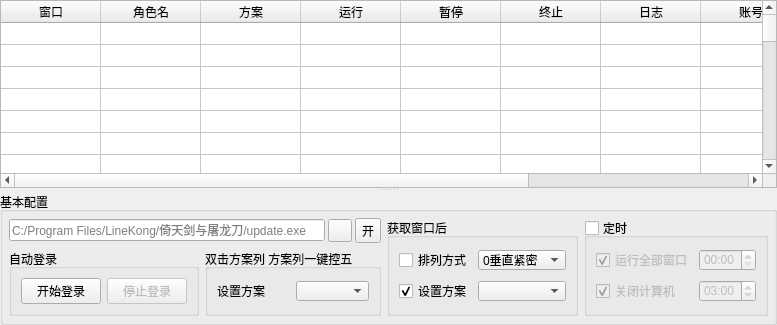
      <widget class="QWidget" name="page_console">
       <property name="minimumSize">
        <size>
         <width>0</width>
         <height>0</height>
        </size>
       </property>
       <layout class="QGridLayout" name="gridLayout_5">
        <property name="leftMargin">
         <number>0</number>
        </property>
        <property name="topMargin">
         <number>0</number>
        </property>
        <property name="rightMargin">
         <number>0</number>
        </property>
        <property name="bottomMargin">
         <number>0</number>
        </property>
        <item row="0" column="0">
         <widget class="QSplitter" name="splitter">
          <property name="orientation">
           <enum>Qt::Vertical</enum>
          </property>
          <widget class="QTableWidget" name="tbe_console">
           <property name="sizePolicy">
            <sizepolicy hsizetype="Expanding" vsizetype="Expanding">
             <horstretch>0</horstretch>
             <verstretch>0</verstretch>
            </sizepolicy>
           </property>
           <property name="maximumSize">
            <size>
             <width>16777215</width>
             <height>16777215</height>
            </size>
           </property>
           <property name="frameShadow">
            <enum>QFrame::Raised</enum>
           </property>
           <property name="sizeAdjustPolicy">
            <enum>QAbstractScrollArea::AdjustIgnored</enum>
           </property>
           <property name="editTriggers">
            <set>QAbstractItemView::CurrentChanged</set>
           </property>
           <property name="alternatingRowColors">
            <bool>false</bool>
           </property>
           <property name="showGrid">
            <bool>true</bool>
           </property>
           <property name="gridStyle">
            <enum>Qt::SolidLine</enum>
           </property>
           <property name="cornerButtonEnabled">
            <bool>false</bool>
           </property>
           <property name="rowCount">
            <number>60</number>
           </property>
           <attribute name="horizontalHeaderCascadingSectionResizes">
            <bool>true</bool>
           </attribute>
           <attribute name="horizontalHeaderMinimumSectionSize">
            <number>30</number>
           </attribute>
           <attribute name="horizontalHeaderStretchLastSection">
            <bool>true</bool>
           </attribute>
           <attribute name="verticalHeaderVisible">
            <bool>false</bool>
           </attribute>
           <attribute name="verticalHeaderMinimumSectionSize">
            <number>22</number>
           </attribute>
           <attribute name="verticalHeaderDefaultSectionSize">
            <number>22</number>
           </attribute>
           <attribute name="verticalHeaderStretchLastSection">
            <bool>false</bool>
           </attribute>
           <row>
            <property name="text">
             <string> 1 </string>
            </property>
            <property name="toolTip">
             <string>双击 垂直 表头, 显示/隐藏该窗口</string>
            </property>
           </row>
           <row>
            <property name="text">
             <string> 2 </string>
            </property>
            <property name="toolTip">
             <string>双击 垂直 表头, 显示/隐藏该窗口</string>
            </property>
           </row>
           <row>
            <property name="text">
             <string> 3 </string>
            </property>
            <property name="toolTip">
             <string>双击 垂直 表头, 显示/隐藏该窗口</string>
            </property>
           </row>
           <row>
            <property name="text">
             <string> 4 </string>
            </property>
            <property name="toolTip">
             <string>双击 垂直 表头, 显示/隐藏该窗口</string>
            </property>
           </row>
           <row>
            <property name="text">
             <string> 5 </string>
            </property>
            <property name="toolTip">
             <string>双击 垂直 表头, 显示/隐藏该窗口</string>
            </property>
           </row>
           <row>
            <property name="text">
             <string> 6 </string>
            </property>
            <property name="toolTip">
             <string>双击 垂直 表头, 显示/隐藏该窗口</string>
            </property>
           </row>
           <row>
            <property name="text">
             <string> 7 </string>
            </property>
            <property name="toolTip">
             <string>双击 垂直 表头, 显示/隐藏该窗口</string>
            </property>
           </row>
           <row>
            <property name="text">
             <string> 8 </string>
            </property>
            <property name="toolTip">
             <string>双击 垂直 表头, 显示/隐藏该窗口</string>
            </property>
            <property name="textAlignment">
             <set>AlignLeading|AlignVCenter</set>
            </property>
           </row>
           <row>
            <property name="text">
             <string> 9 </string>
            </property>
            <property name="toolTip">
             <string>双击 垂直 表头, 显示/隐藏该窗口</string>
            </property>
           </row>
           <row>
            <property name="text">
             <string>10</string>
            </property>
            <property name="toolTip">
             <string>双击 垂直 表头, 显示/隐藏该窗口</string>
            </property>
           </row>
           <row>
            <property name="text">
             <string>11</string>
            </property>
            <property name="toolTip">
             <string>双击 垂直 表头, 显示/隐藏该窗口</string>
            </property>
           </row>
           <row>
            <property name="text">
             <string>12</string>
            </property>
            <property name="toolTip">
             <string>双击 垂直 表头, 显示/隐藏该窗口</string>
            </property>
           </row>
           <row>
            <property name="text">
             <string>13</string>
            </property>
            <property name="toolTip">
             <string>双击 垂直 表头, 显示/隐藏该窗口</string>
            </property>
           </row>
           <row>
            <property name="text">
             <string>14</string>
            </property>
            <property name="toolTip">
             <string>双击 垂直 表头, 显示/隐藏该窗口</string>
            </property>
           </row>
           <row>
            <property name="text">
             <string>15</string>
            </property>
            <property name="toolTip">
             <string>双击 垂直 表头, 显示/隐藏该窗口</string>
            </property>
           </row>
           <row>
            <property name="text">
             <string>16</string>
            </property>
           </row>
           <row>
            <property name="text">
             <string>17</string>
            </property>
           </row>
           <row>
            <property name="text">
             <string>18</string>
            </property>
           </row>
           <row>
            <property name="text">
             <string>19</string>
            </property>
           </row>
           <row>
            <property name="text">
             <string>20</string>
            </property>
           </row>
           <row>
            <property name="text">
             <string>21</string>
            </property>
           </row>
           <row>
            <property name="text">
             <string>22</string>
            </property>
           </row>
           <row>
            <property name="text">
             <string>23</string>
            </property>
           </row>
           <row>
            <property name="text">
             <string>24</string>
            </property>
           </row>
           <row>
            <property name="text">
             <string>25</string>
            </property>
           </row>
           <row>
            <property name="text">
             <string>26</string>
            </property>
           </row>
           <row>
            <property name="text">
             <string>27</string>
            </property>
           </row>
           <row>
            <property name="text">
             <string>28</string>
            </property>
           </row>
           <row>
            <property name="text">
             <string>29</string>
            </property>
           </row>
           <row>
            <property name="text">
             <string>30</string>
            </property>
           </row>
           <row>
            <property name="text">
             <string>31</string>
            </property>
           </row>
           <row>
            <property name="text">
             <string>32</string>
            </property>
           </row>
           <row>
            <property name="text">
             <string>33</string>
            </property>
           </row>
           <row>
            <property name="text">
             <string>34</string>
            </property>
           </row>
           <row>
            <property name="text">
             <string>35</string>
            </property>
           </row>
           <row>
            <property name="text">
             <string>36</string>
            </property>
           </row>
           <row>
            <property name="text">
             <string>37</string>
            </property>
           </row>
           <row>
            <property name="text">
             <string>38</string>
            </property>
           </row>
           <row>
            <property name="text">
             <string>39</string>
            </property>
           </row>
           <row>
            <property name="text">
             <string>40</string>
            </property>
           </row>
           <row>
            <property name="text">
             <string>41</string>
            </property>
           </row>
           <row>
            <property name="text">
             <string>42</string>
            </property>
           </row>
           <row>
            <property name="text">
             <string>43</string>
            </property>
           </row>
           <row>
            <property name="text">
             <string>44</string>
            </property>
           </row>
           <row>
            <property name="text">
             <string>45</string>
            </property>
           </row>
           <row>
            <property name="text">
             <string>46</string>
            </property>
           </row>
           <row>
            <property name="text">
             <string>47</string>
            </property>
           </row>
           <row>
            <property name="text">
             <string>48</string>
            </property>
           </row>
           <row>
            <property name="text">
             <string>49</string>
            </property>
           </row>
           <row>
            <property name="text">
             <string>50</string>
            </property>
           </row>
           <row>
            <property name="text">
             <string>51</string>
            </property>
           </row>
           <row>
            <property name="text">
             <string>52</string>
            </property>
           </row>
           <row>
            <property name="text">
             <string>53</string>
            </property>
           </row>
           <row>
            <property name="text">
             <string>54</string>
            </property>
           </row>
           <row>
            <property name="text">
             <string>55</string>
            </property>
           </row>
           <row>
            <property name="text">
             <string>56</string>
            </property>
           </row>
           <row>
            <property name="text">
             <string>57</string>
            </property>
           </row>
           <row>
            <property name="text">
             <string>58</string>
            </property>
           </row>
           <row>
            <property name="text">
             <string>59</string>
            </property>
           </row>
           <row>
            <property name="text">
             <string>60</string>
            </property>
           </row>
           <column>
            <property name="text">
             <string>窗口</string>
            </property>
            <property name="toolTip">
             <string>双击表头获取全部游戏窗口句柄, 双击本列下的表项可显示激活该窗口</string>
            </property>
            <property name="textAlignment">
             <set>AlignCenter</set>
            </property>
           </column>
           <column>
            <property name="text">
             <string>角色名</string>
            </property>
            <property name="textAlignment">
             <set>AlignCenter</set>
            </property>
           </column>
           <column>
            <property name="text">
             <string>方案</string>
            </property>
            <property name="toolTip">
             <string>双击表头可全部设置方案</string>
            </property>
            <property name="textAlignment">
             <set>AlignCenter</set>
            </property>
           </column>
           <column>
            <property name="text">
             <string>运行</string>
            </property>
            <property name="toolTip">
             <string>双击表头可全部运行, 双击本列下的表项可运行单个窗口</string>
            </property>
            <property name="whatsThis">
             <string/>
            </property>
            <property name="textAlignment">
             <set>AlignCenter</set>
            </property>
           </column>
           <column>
            <property name="text">
             <string>暂停</string>
            </property>
            <property name="toolTip">
             <string>双击表头可全部暂停, 双击本列下的表项可暂停单个窗口</string>
            </property>
            <property name="textAlignment">
             <set>AlignCenter</set>
            </property>
           </column>
           <column>
            <property name="text">
             <string>终止</string>
            </property>
            <property name="toolTip">
             <string>双击表头可全部终止, 双击本列下的表项可终止单个窗口</string>
            </property>
            <property name="textAlignment">
             <set>AlignCenter</set>
            </property>
           </column>
           <column>
            <property name="text">
             <string>日志</string>
            </property>
            <property name="toolTip">
             <string>双击表头可显示本软件日志, 双击本列下的表项可显示各窗口执行日志</string>
            </property>
            <property name="textAlignment">
             <set>AlignCenter</set>
            </property>
           </column>
           <column>
            <property name="text">
             <string>账号</string>
            </property>
            <property name="textAlignment">
             <set>AlignCenter</set>
            </property>
           </column>
           <column>
            <property name="text">
             <string>密码</string>
            </property>
            <property name="textAlignment">
             <set>AlignCenter</set>
            </property>
           </column>
           <column>
            <property name="text">
             <string>服务器</string>
            </property>
            <property name="textAlignment">
             <set>AlignCenter</set>
            </property>
           </column>
           <item row="0" column="0">
            <property name="text">
             <string/>
            </property>
           </item>
          </widget>
          <widget class="QGroupBox" name="groupBox_3">
           <property name="maximumSize">
            <size>
             <width>16777215</width>
             <height>140</height>
            </size>
           </property>
           <property name="title">
            <string>基本配置</string>
           </property>
           <layout class="QGridLayout" name="gridLayout_4">
            <property name="leftMargin">
             <number>6</number>
            </property>
            <property name="topMargin">
             <number>6</number>
            </property>
            <property name="rightMargin">
             <number>6</number>
            </property>
            <property name="bottomMargin">
             <number>6</number>
            </property>
            <item row="0" column="0" colspan="2">
             <layout class="QHBoxLayout" name="horizontalLayout_35">
              <property name="spacing">
               <number>3</number>
              </property>
              <item>
               <widget class="QLineEdit" name="edt_game_path">
                <property name="minimumSize">
                 <size>
                  <width>0</width>
                  <height>0</height>
                 </size>
                </property>
                <property name="maximumSize">
                 <size>
                  <width>16777215</width>
                  <height>16777215</height>
                 </size>
                </property>
                <property name="toolTip">
                 <string>请输入游戏安装目录下的update.exe</string>
                </property>
                <property name="placeholderText">
                 <string>C:/Program Files/LineKong/倚天剑与屠龙刀/update.exe</string>
                </property>
               </widget>
              </item>
              <item>
               <widget class="QToolButton" name="btn_open_folder_game_path">
                <property name="text">
                 <string/>
                </property>
                <property name="icon">
                 <iconset resource="wnd_main.qrc">
                  <normaloff>:/folder.png</normaloff>:/folder.png</iconset>
                </property>
                <property name="toolButtonStyle">
                 <enum>Qt::ToolButtonIconOnly</enum>
                </property>
               </widget>
              </item>
              <item>
               <widget class="QToolButton" name="btn_open_game">
                <property name="text">
                 <string>开</string>
                </property>
               </widget>
              </item>
             </layout>
            </item>
            <item row="0" column="2" rowspan="2">
             <widget class="QGroupBox" name="groupBox_10">
              <property name="title">
               <string>获取窗口后</string>
              </property>
              <layout class="QGridLayout" name="gridLayout_3">
               <item row="0" column="0">
                <widget class="QCheckBox" name="chk_arrange_get_wnd">
                 <property name="text">
                  <string>排列方式</string>
                 </property>
                </widget>
               </item>
               <item row="0" column="1">
                <widget class="QComboBox" name="cmb_arrange_get_wnd">
                 <property name="minimumSize">
                  <size>
                   <width>0</width>
                   <height>20</height>
                  </size>
                 </property>
                 <property name="maximumSize">
                  <size>
                   <width>16777215</width>
                   <height>20</height>
                  </size>
                 </property>
                 <property name="currentText">
                  <string>0垂直紧密</string>
                 </property>
                 <item>
                  <property name="text">
                   <string>0垂直紧密</string>
                  </property>
                 </item>
                 <item>
                  <property name="text">
                   <string>1垂直扩展</string>
                  </property>
                 </item>
                 <item>
                  <property name="text">
                   <string>2平铺4K屏</string>
                  </property>
                 </item>
                 <item>
                  <property name="text">
                   <string>3对角紧密</string>
                  </property>
                 </item>
                </widget>
               </item>
               <item row="1" column="0">
                <widget class="QCheckBox" name="chk_set_plan_get_wnd">
                 <property name="text">
                  <string>设置方案</string>
                 </property>
                 <property name="checked">
                  <bool>true</bool>
                 </property>
                </widget>
               </item>
               <item row="1" column="1">
                <widget class="QComboBox" name="cmb_set_plan_get_wnd">
                 <property name="minimumSize">
                  <size>
                   <width>0</width>
                   <height>20</height>
                  </size>
                 </property>
                 <property name="maximumSize">
                  <size>
                   <width>16777215</width>
                   <height>20</height>
                  </size>
                 </property>
                 <property name="currentText">
                  <string/>
                 </property>
                </widget>
               </item>
              </layout>
             </widget>
            </item>
            <item row="0" column="3" rowspan="2">
             <widget class="QGroupBox" name="chk_on_time">
              <property name="title">
               <string>定时</string>
              </property>
              <property name="checkable">
               <bool>true</bool>
              </property>
              <property name="checked">
               <bool>false</bool>
              </property>
              <layout class="QGridLayout" name="gridLayout_18">
               <item row="0" column="0">
                <widget class="QCheckBox" name="chk_on_time_run_all">
                 <property name="text">
                  <string>运行全部窗口</string>
                 </property>
                 <property name="checked">
                  <bool>true</bool>
                 </property>
                </widget>
               </item>
               <item row="0" column="1">
                <widget class="QTimeEdit" name="tmedt_on_time_run_all">
                 <property name="minimumSize">
                  <size>
                   <width>0</width>
                   <height>22</height>
                  </size>
                 </property>
                 <property name="maximumSize">
                  <size>
                   <width>16777215</width>
                   <height>22</height>
                  </size>
                 </property>
                 <property name="displayFormat">
                  <string>HH:mm</string>
                 </property>
                </widget>
               </item>
               <item row="1" column="0">
                <widget class="QCheckBox" name="chk_on_time_shut_down">
                 <property name="text">
                  <string>关闭计算机</string>
                 </property>
                 <property name="checked">
                  <bool>true</bool>
                 </property>
                </widget>
               </item>
               <item row="1" column="1">
                <widget class="QTimeEdit" name="tmedt_on_time_shut_down">
                 <property name="minimumSize">
                  <size>
                   <width>0</width>
                   <height>22</height>
                  </size>
                 </property>
                 <property name="maximumSize">
                  <size>
                   <width>16777215</width>
                   <height>22</height>
                  </size>
                 </property>
                 <property name="displayFormat">
                  <string>HH:mm</string>
                 </property>
                 <property name="time">
                  <time>
                   <hour>3</hour>
                   <minute>0</minute>
                   <second>0</second>
                  </time>
                 </property>
                </widget>
               </item>
              </layout>
             </widget>
            </item>
            <item row="1" column="0">
             <widget class="QGroupBox" name="groupBox_4">
              <property name="title">
               <string>自动登录</string>
              </property>
              <layout class="QHBoxLayout" name="horizontalLayout_11">
               <item>
                <widget class="QPushButton" name="btn_start_auto_login">
                 <property name="text">
                  <string>开始登录</string>
                 </property>
                </widget>
               </item>
               <item>
                <widget class="QPushButton" name="btn_stop_auto_login">
                 <property name="enabled">
                  <bool>false</bool>
                 </property>
                 <property name="text">
                  <string>停止登录</string>
                 </property>
                </widget>
               </item>
              </layout>
             </widget>
            </item>
            <item row="1" column="1">
             <widget class="QGroupBox" name="groupBox_11">
              <property name="title">
               <string>双击方案列 方案列一键控五</string>
              </property>
              <layout class="QGridLayout" name="gridLayout_2">
               <item row="0" column="0">
                <layout class="QHBoxLayout" name="horizontalLayout_18">
                 <item>
                  <widget class="QLabel" name="label_55">
                   <property name="text">
                    <string>设置方案</string>
                   </property>
                  </widget>
                 </item>
                 <item>
                  <widget class="QComboBox" name="cmb_set_plan_db_col">
                   <property name="minimumSize">
                    <size>
                     <width>0</width>
                     <height>20</height>
                    </size>
                   </property>
                   <property name="maximumSize">
                    <size>
                     <width>16777215</width>
                     <height>20</height>
                    </size>
                   </property>
                  </widget>
                 </item>
                </layout>
               </item>
              </layout>
             </widget>
            </item>
           </layout>
          </widget>
         </widget>
        </item>
       </layout>
      </widget>
